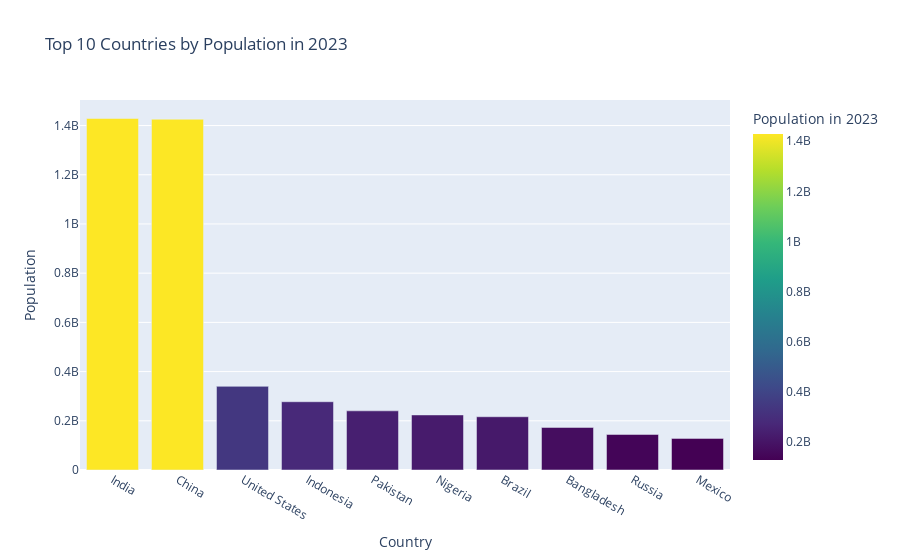

The notebook cell this image was saved under:
### Code cell
top_10_populated_countries = data.sort_values('pop2023', ascending=False).head(10)

fig = px.bar(top_10_populated_countries, x='country', y='pop2023',
             title='Top 10 Countries by Population in 2023',
             labels={'pop2023': 'Population in 2023', 'country': 'Country'},
             color='pop2023', color_continuous_scale='Viridis')
fig.update_xaxes(title='Country')
fig.update_yaxes(title='Population')
fig.show()

### Figure 1 — Plotly figure (JSON) as saved in the notebook; plotly's stock layout.template omitted (floating-point values rounded to 4 significant figures)
{"data": [{"alignmentgroup": "True", "hovertemplate": "Country=%{x}<br>Population in 2023=%{marker.color}<extra></extra>", "legendgroup": "", "marker": {"color": [1428627663, 1425671352, 339996563, 277534122, 240485658, 223804632, 216422446, 172954319, 144444359, 128455567], "coloraxis": "coloraxis", "pattern": {"shape": ""}}, "name": "", "offsetgroup": "", "orientation": "v", "showlegend": false, "textposition": "auto", "type": "bar", "x": ["India", "China", "United States", "Indonesia", "Pakistan", "Nigeria", "Brazil", "Bangladesh", "Russia", "Mexico"], "xaxis": "x", "y": [1428627663, 1425671352, 339996563, 277534122, 240485658, 223804632, 216422446, 172954319, 144444359, 128455567], "yaxis": "y"}], "layout": {"autosize": true, "barmode": "relative", "coloraxis": {"colorbar": {"title": {"text": "Population in 2023"}}, "colorscale": [[0, "#440154"], [0.1111, "#482878"], [0.2222, "#3e4989"], [0.3333, "#31688e"], [0.4444, "#26828e"], [0.5556, "#1f9e89"], [0.6667, "#35b779"], [0.7778, "#6ece58"], [0.8889, "#b5de2b"], [1, "#fde725"]]}, "legend": {"tracegroupgap": 0}, "title": {"text": "Top 10 Countries by Population in 2023"}, "xaxis": {"anchor": "y", "autorange": true, "domain": [0, 1], "range": [-0.5, 9.5], "title": {"text": "Country"}, "type": "category"}, "yaxis": {"anchor": "x", "autorange": true, "domain": [0, 1], "range": [0, 1504000000.0], "title": {"text": "Population"}, "type": "linear"}}}
